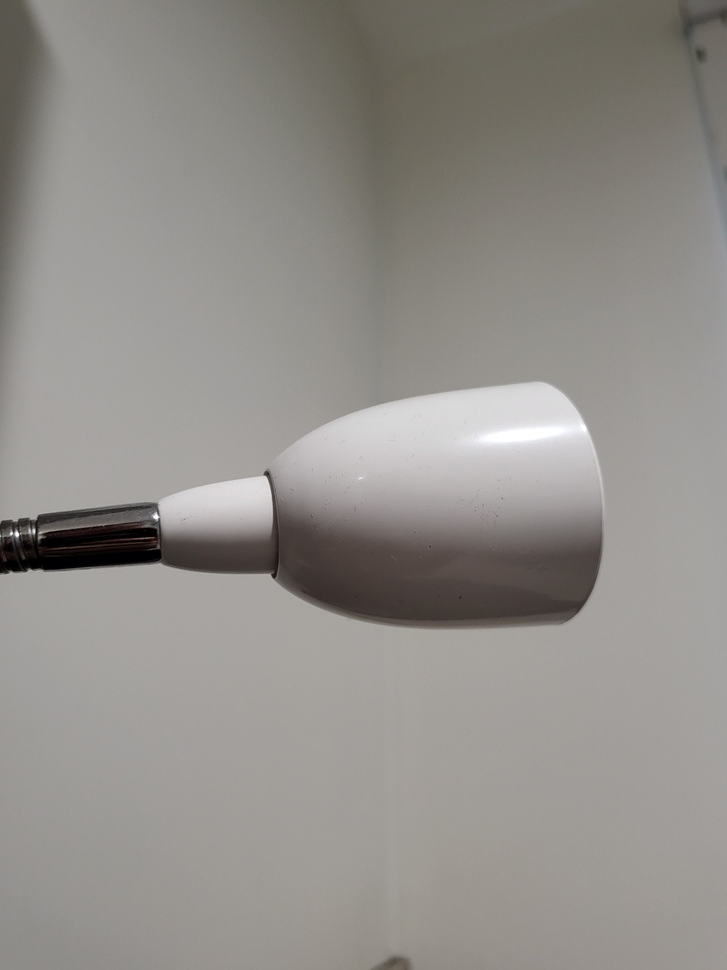
#> input picture Software/Software last year/SOFTWARE/Debris Detection Codes/images/test_image_1.jpg, 727 x 970 px, shrunk from 3000 x 4000 before the run
$ python detect.py
#> lines starting #> are read from the running program, lines starting #| are printed output that depends on the picture; after the words box and inside, x2 and y2 are one past the last pixel; in counts of white or black regions, pixels touching at a corner belong together; long printed decimals are rounded
# Created by Cian McDonnell for Cranfield CONDOR Satellite team 2023
# Place in a folder with a subfolder called "images" containing "test_image_1.jpg" and "test_image_2.jpg"


import cv2
import numpy as np


def center_of_mass(image): # calculate center of mass (or center of intensity more accurately) in an image
    # Wikipedia gives a nice formula for the center of mass based on the "moments" of the image - implement this
    m_00 = np.sum(image)
    print(np.shape(image))
    y_summed_image = np.sum(image,axis=0)
    weighted_x_sum = 0
    print("Y Summed Image has length "+str(len(y_summed_image)))
    x_summed_image = np.sum(image, axis=1)
    weighted_y_sum = 0
    print("X Summed Image has length "+str(len(x_summed_image)))
    for i in range(0,len(y_summed_image)):
        weighted_x_sum += i*y_summed_image[i]
    for j in range(0,len(x_summed_image)):
        weighted_y_sum += j*x_summed_image[j]
    return np.asarray([weighted_x_sum/m_00,weighted_y_sum/m_00])

def edge_detect(image): # Returns a Canny edge-detected image
    image_grey = cv2.cvtColor(image,cv2.COLOR_BGR2GRAY)
    image_blur = cv2.GaussianBlur(image_grey,(3,3),0)
    image_edged = cv2.Canny(image=image_blur,threshold1=100,threshold2=200)
    return image_edged

def display_com(image): #displays the center of mass of an image (be sure the image is in grayscale format or it will crash)
    com = center_of_mass(image)
    img_shape = np.shape(image)
    img_area = img_shape[0]*img_shape[1]
    print("Center of Mass: "+str(com))
    keypoint = cv2.KeyPoint(com[0], com[1], size=20*img_area/(24e5))
    image_with_com = cv2.drawKeypoints(image, [keypoint], np.array([]), (0, 0, 255),
                                        cv2.DRAW_MATCHES_FLAGS_DRAW_RICH_KEYPOINTS)
    return image_with_com

# Read the original image
img1 = cv2.imread('images/test_image_1.jpg')
#> img1 is the input picture: shape (970, 727, 3); mean B, G, R 138.5, 143, 146.1
img2 = cv2.imread('images/test_image_2.jpg')
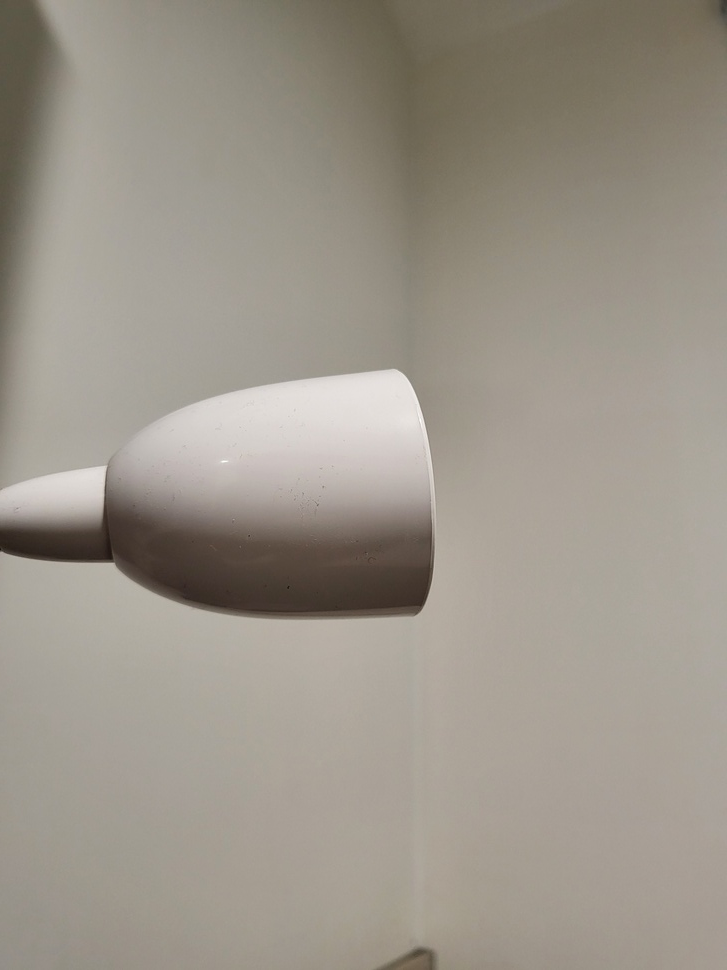
#> input picture Software/Software last year/SOFTWARE/Debris Detection Codes/images/test_image_2.jpg, 727 x 970 px, shrunk from 3000 x 4000 before the run
#> img2 is the input picture: shape (970, 727, 3); mean B, G, R 138.2, 149.1, 155.9

edges1 = edge_detect(img1)
#> in edge_detect, `image_edged = cv2.Canny(image=image_blur,threshold1=100,threshold2=200)`:
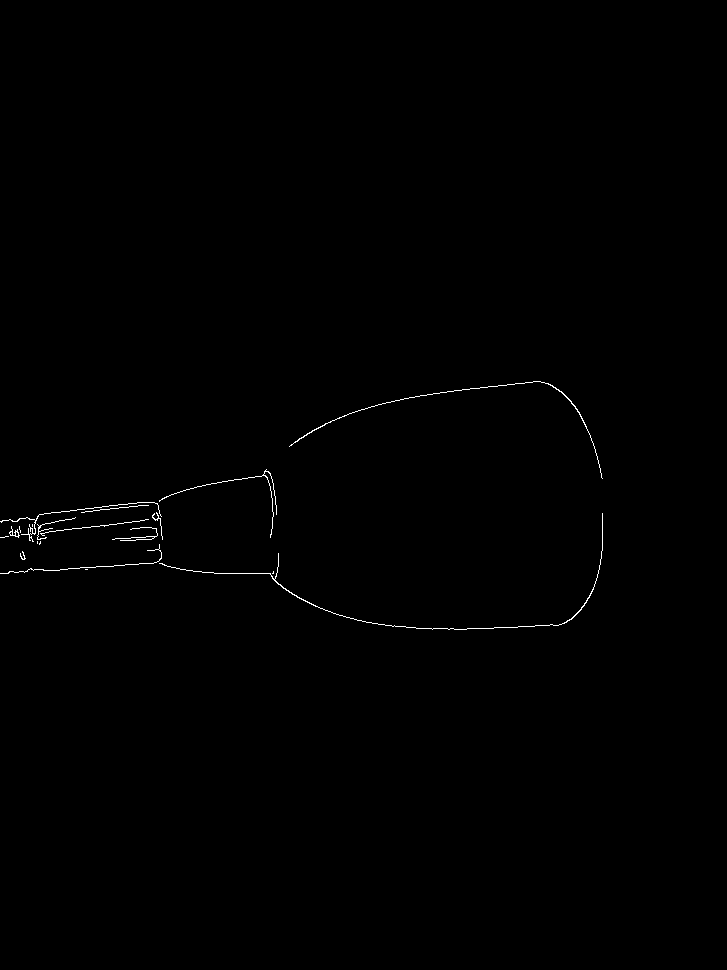
#> image_edged: shape (970, 727); 0.31% white in thin lines or dots, all inside (x1, y1, x2, y2) = (0, 381, 603, 630)
edges2 = edge_detect(img2)
#> in edge_detect (call 2), `image_edged = cv2.Canny(image=image_blur,threshold1=100,threshold2=200)`:
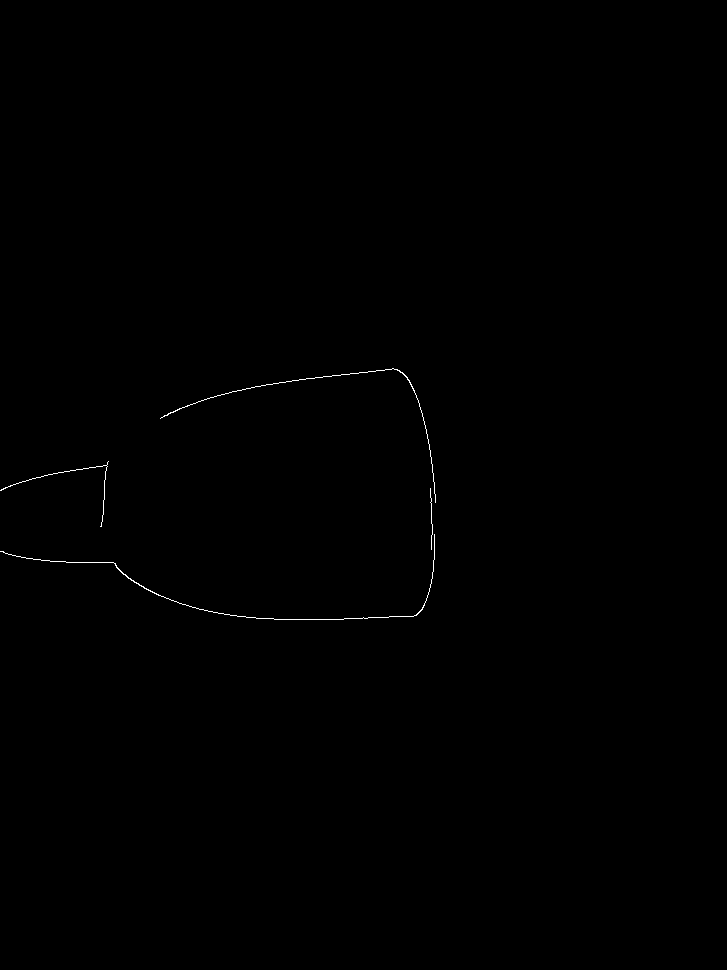
#> image_edged: shape (970, 727); 0.17% white in thin lines or dots, all inside (x1, y1, x2, y2) = (0, 368, 436, 620)


edges1_with_com = display_com(edges1)
#> in center_of_mass, `m_00 = np.sum(image)`: m_00 = 566100
#| (970, 727)
#> in center_of_mass, `y_summed_image = np.sum(image,axis=0)`: y_summed_image = 727 values, max 9945 at index 602, min 0 at index 603, mean 778.7
#| Y Summed Image has length 727
#> in center_of_mass, `x_summed_image = np.sum(image, axis=1)`: x_summed_image = 970 values, max 17850 at index 573, min 0 at index 0, mean 583.6
#| X Summed Image has length 970
#> the loop in center_of_mass, `for i in range(0,len(y_summed_image)):` made 727 passes
#> weighted_x_sum on passes 1 to 3: 0, 1020, 3060
#> after the loop in center_of_mass, `for i in range(0,len(y_summed_image)):`: weighted_x_sum = 147380055
#> after the loop in center_of_mass, `for j in range(0,len(x_summed_image)):`: weighted_y_sum = 295907100
#> in display_com, `com = center_of_mass(image)`: com = [260.3, 522.7]
#| Center of Mass: [260.343 522.712]
#> in display_com, `keypoint = cv2.KeyPoint(com[0], com[1], size=20*img_area/(24e5))`: keypoint = keypoint at (260.3, 522.7), size 5.9
edges2_with_com = display_com(edges2)
#| (970, 727)
#| Y Summed Image has length 727
#| X Summed Image has length 970
#> the loop in center_of_mass (call 2), `for i in range(0,len(y_summed_image)):` made 727 passes
#> weighted_x_sum on passes 1 to 3: 0, 765, 1785
#| Center of Mass: [254.994 507.584]

#cv2.imshow('Edge Detection 1', edges1_with_com)
#cv2.imshow('Edge Detection 2', edges2_with_com)
cv2.imwrite("edge2.jpg",edges2_with_com)
cv2.imwrite("edge1.jpg",edges1_with_com)

cv2.waitKey(0)
cv2.destroyAllWindows()
